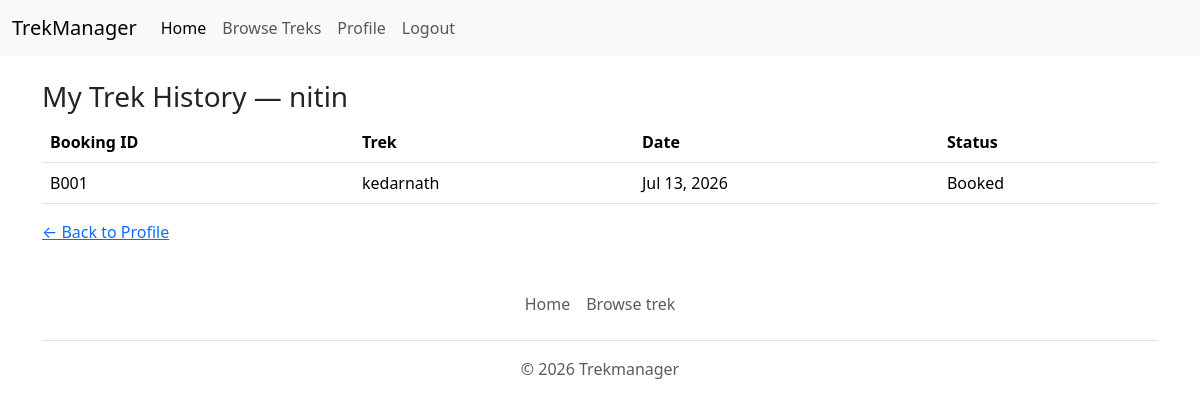
Page /profile/history (signed in) on the committed database.
### application/models.py (models this page shows, shortened)
class Users(db.Model, UserMixin):
    __tablename__ = "users"
    id = db.Column(db.Integer, primary_key=True)
    full_name = db.Column(db.String(100), nullable=False)
    email = db.Column(db.String(150), unique=True, nullable=False)
    password_hash = db.Column(db.String(255), nullable=False)
    phone_no = db.Column(db.String(15), nullable=False, unique=True)
    emergency_contact = db.Column(db.String(15), nullable=False)
    status = db.Column(db.String(20), default="active")

class Bookings(db.Model):
    __tablename__ = "bookings"
    id = db.Column(db.Integer, primary_key=True)
    user_id = db.Column(db.Integer, db.ForeignKey("users.id"), nullable=False)
    trek_id = db.Column(db.Integer, db.ForeignKey("treks.id"), nullable=False)
    booking_date = db.Column(db.DateTime, nullable=False, default=datetime.now)
    amount = db.Column(db.Integer, nullable=False)
    status = db.Column(db.String(20), nullable=False, default="Booked")
    user = db.relationship("Users", backref="bookings")
    trek = db.relationship("Treks", backref="bookings")

class Treks(db.Model):
    __tablename__ = "treks"
    id = db.Column(db.Integer, primary_key=True)
    trek_name = db.Column(db.String(255), nullable=False)
    location = db.Column(db.String(100), nullable=False)
    cost = db.Column(db.Integer)
    difficulty = db.Column(db.String(20))
    start_date = db.Column(db.DateTime, nullable=False)
    end_date = db.Column(db.DateTime, nullable=False)
    max_capacity = db.Column(db.Integer, nullable=False)
    available_slots = db.Column(db.Integer, nullable=False)
    meeting_point = db.Column(db.String(150))
    description = db.Column(db.Text)
    status = db.Column(db.String(20), default="Pending")
    image_filename = db.Column(db.String(255))
    progress = db.Column(db.String(20), default="Not Started")
    staff_notes = db.Column(db.Text)
    assigned_staff_id = db.Column(db.Integer, db.ForeignKey("staffs.id"))
    assigned_staff = db.relationship("Staffs", backref="assigned_treks")

### application/app.py (the view)
    @app.route("/profile/history")
    @login_required
    def full_history():
        if isinstance(current_user, Staffs) or isinstance(current_user, Admins):
            abort(403)
        bookings = Bookings.query.filter_by(user_id=current_user.id)\
            .order_by(Bookings.booking_date.desc()).all()
        return render_template("history.html", bookings=bookings)

### templates/history.html (shortened to what this page needs)
{% extends "layout.html" %}
{% block main %}
<div class="container mt-4">
    <h3>My Trek History — {{ current_user.full_name }}</h3>
    <table class="table">
        <thead><tr><th>Booking ID</th><th>Trek</th><th>Date</th><th>Status</th></tr></thead>
        <tbody>
            {% for booking in bookings %}
            <tr>
                <td>B{{ "%03d"|format(booking.id) }}</td>
                <td>{{ booking.trek.trek_name }}</td>
                <td>{{ booking.booking_date.strftime('%b %d, %Y') }}</td>
                <td>{{ booking.status }}</td>
            </tr>
            {% else %}
            <tr><td colspan="4">No bookings yet.</td></tr>
            {% endfor %}
        </tbody>
    </table>
    <a href="{{ url_for('dashboard') }}">&larr; Back to Profile</a>
</div>
{% endblock %}

### static/styles.css (style rules this page uses)
* { margin:0; padding:0; box-sizing: border-box; }

### rows in the picture
Users: full_name "nitin"
Bookings: id "001", trek.trek_name "kedarnath", booking_date "Jul 13, 2026", status "Booked"
